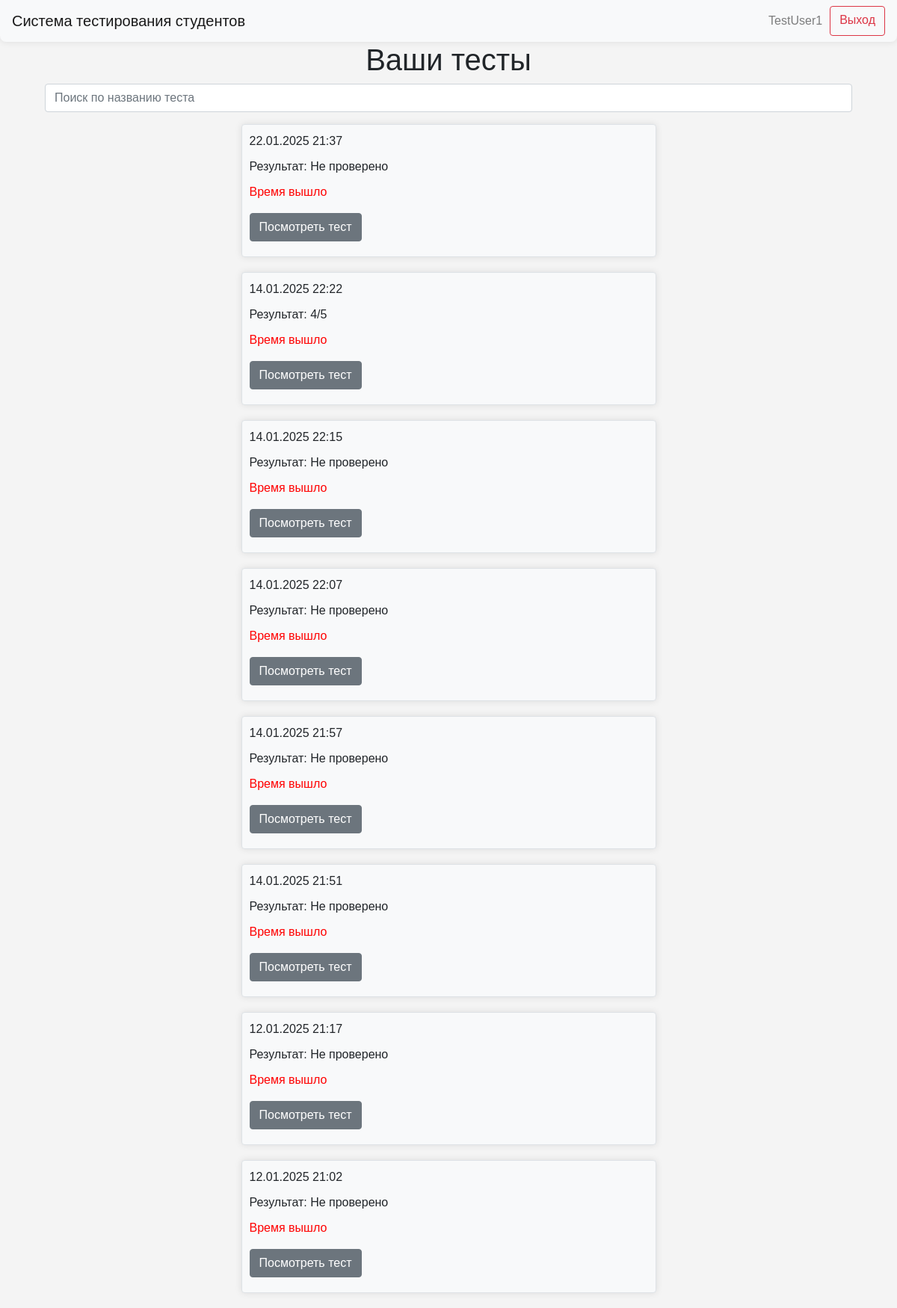
Screenshot of / (signed in) with the database file from the repository.
### data/users.py (models this page shows)
class User(SqlAlchemyBase, UserMixin, SerializerMixin):
    __tablename__ = "users"
    id = sqlalchemy.Column(
        sqlalchemy.Integer,
        primary_key=True,
        autoincrement=True,
    )
    name = sqlalchemy.Column(
        sqlalchemy.String,
        nullable=True,
    )
    group_id = sqlalchemy.Column(
        sqlalchemy.Integer,
        sqlalchemy.ForeignKey(
            "groups.id",
            ondelete="CASCADE",
        ),
        nullable=False,
    )
    date_of_birth = sqlalchemy.Column(
        sqlalchemy.Date,
        nullable=False,
    )
    user_level = sqlalchemy.Column(
        sqlalchemy.String,
        default="student",
    )

### data/blitz_tests.py (models this page shows)
class BlitzTest(SqlAlchemyBase, UserMixin, SerializerMixin):
    __tablename__ = "blitz_tests"
    id = sqlalchemy.Column(sqlalchemy.Integer,
                           primary_key=True, autoincrement=True)
    date = sqlalchemy.Column(sqlalchemy.DateTime, default=datetime.datetime.now)
    question_1 = sqlalchemy.Column(sqlalchemy.Integer, sqlalchemy.ForeignKey("questions.id"))
    question_2 = sqlalchemy.Column(sqlalchemy.Integer, sqlalchemy.ForeignKey("questions.id"))
    question_3 = sqlalchemy.Column(sqlalchemy.Integer, sqlalchemy.ForeignKey("questions.id"))
    question_4 = sqlalchemy.Column(sqlalchemy.Integer, sqlalchemy.ForeignKey("questions.id"))
    question_5 = sqlalchemy.Column(sqlalchemy.Integer, sqlalchemy.ForeignKey("questions.id"))
    answer_1 = sqlalchemy.Column(sqlalchemy.String, nullable=True)
    answer_2 = sqlalchemy.Column(sqlalchemy.String, nullable=True)
    answer_3 = sqlalchemy.Column(sqlalchemy.String, nullable=True)
    answer_4 = sqlalchemy.Column(sqlalchemy.String, nullable=True)
    answer_5 = sqlalchemy.Column(sqlalchemy.String, nullable=True)
    comment_1 = sqlalchemy.Column(sqlalchemy.String, nullable=True)
    comment_2 = sqlalchemy.Column(sqlalchemy.String, nullable=True)
    comment_3 = sqlalchemy.Column(sqlalchemy.String, nullable=True)
    comment_4 = sqlalchemy.Column(sqlalchemy.String, nullable=True)
    comment_5 = sqlalchemy.Column(sqlalchemy.String, nullable=True)
    result_answer_1 = sqlalchemy.Column(sqlalchemy.Boolean, nullable=True)
    result_answer_2 = sqlalchemy.Column(sqlalchemy.Boolean, nullable=True)
    result_answer_3 = sqlalchemy.Column(sqlalchemy.Boolean, nullable=True)
    result_answer_4 = sqlalchemy.Column(sqlalchemy.Boolean, nullable=True)
    result_answer_5 = sqlalchemy.Column(sqlalchemy.Boolean, nullable=True)
    student = sqlalchemy.Column(sqlalchemy.Integer, sqlalchemy.ForeignKey("users.id"))

### server.py (the view)
@app.route("/")
def select_group_for_view_tests():
    if not current_user.is_authenticated:
        return redirect("/authentication")
    if current_user.user_level == "student":
        db_sess = db_session.create_session()
        available_tests = db_sess.query(BlitzTest).filter(BlitzTest.student == current_user.id)
        date_time = datetime.datetime.now()
        results = []
        for test in available_tests:
            test_results = 0
            if test.result_answer_1 == 1:
                test_results += 1
            if test.result_answer_2 == 1:
                test_results += 1
            if test.result_answer_3 == 1:
                test_results += 1
            if test.result_answer_4 == 1:
                test_results += 1
            if test.result_answer_5 == 1:
                test_results += 1
            if None in [
                test.result_answer_1,
                test.result_answer_2,
                test.result_answer_3,
                test.result_answer_4,
                test.result_answer_5,
            ]:
                results.append("Не проверено")
            else:
                results.append(f"{test_results}/5")
        tests_and_results = zip(available_tests, results)
        return render_template("index.html", tests_and_results=tests_and_results, date_time=date_time, title="Главная")
    db_sess = db_session.create_session()
    groups = db_sess.query(Group).all()
    db_sess.close()
    return render_template("select_group_for_view_tests.html", groups=groups)

### data/db_session.py (called while the page is built)
def create_session() -> Session:
    global __factory
    return __factory()

### server.py (called while the page is built)
@login_manager.user_loader
def load_user(user_id):
    db_sess = db_session.create_session()
    return db_sess.query(User).get(user_id)

### templates/index.html (shortened to what this page needs)
{% extends "base.html" %}
{% block content %}
{% if current_user.user_level != 'admin' %}
<div class="container text-center">
    <h1>Ваши тесты</h1>
</div>
<div class="container">
    <input type="text" id="searchInput" class="form-control mb-3" placeholder="Поиск по названию теста">
</div>
{% for test, result in tests_and_results|reverse %}
<div class="col-md-6 border rounded mx-auto custom-div" style="margin-bottom: 20px; padding: 10px;">
    <p class="text-left" style="margin-bottom: 10px;">{{ test.date.strftime("%d.%m.%Y %H:%M") }}</p>
    {% if (date_time - test.date).total_seconds() > 300 %}
    <p class="text-left" style="margin-bottom: 10px;">Результат: {{ result }}</p>
    {% endif %}
    <div>
        {% if (date_time - test.date).total_seconds() > 300 %}
            <p style="color: red;">Время вышло</p>
            <a href="{{ url_for('test_result_view', test_id=test.id) }}">
                <button type="button" style="margin-bottom: 10px;" class="btn btn-secondary">Посмотреть тест</button>
            </a>
        {% else %}
            <a href="{{ url_for('start_test', test_id=test.id) }}">
                <button type="button" style="margin-bottom: 10px;" class="btn btn-primary">Решать тест</button>
            </a>
        {% endif %}
    </div>
</div>
{% endfor %}
{% endif %}
{% endblock %}

### templates/base.html (shortened to what this page needs)
<!doctype html>
<html lang="en">
<head>
    <link rel="stylesheet"
          href="https://stackpath.bootstrapcdn.com/bootstrap/4.4.1/css/bootstrap.min.css"
>
    <link rel="stylesheet" type="text/css" href="../static/css/style.css">
</head>
<body>
<header>
    <nav class="navbar navbar-light bg-light custom-navbar">
        <a class="navbar-brand" href="/">Система тестирования студентов</a>
        {% if current_user.is_authenticated %}
        <div class="d-flex flex-row-reverse">
            <a class="btn btn-outline-danger spaced-element" style="margin-left: 10px; text-align: center;"
               href="/logout">Выход</a>
            {% if current_user.user_level == 'admin' %}
            <a class="navbar-text" style="margin-left: 10px; text-align: center;">{{ current_user.name }}</a>
            <a class="navbar-text" style="margin-left: 10px; text-align: center;" href="/select_group_for_test">Выдать тест</a>
            <a class="navbar-text" style="margin-left: 10px; text-align: center;" href="/topics">Темы</a>
            <a class="navbar-text" style="margin-left: 10px; text-align: center;" href="/groups">Студенты</a>
            {% else %}
            <a class="navbar-text" style="margin-left: 10px; text-align: center;" href="{{ url_for('personal_cabinet', user_id=current_user.id) }}">{{ current_user.name }}</a>
            {% endif %}
        </div>
        {% endif %}
    </nav>
</header>
<main role="main" class="container">
    {% block content %}
    {% endblock %}
</main>
</body>
</html>

### static/css/style.css (style rules this page uses)
body { font-family: Arial, sans-serif; margin: 0; padding: 0; background-color: #f4f4f4; }
.custom-div { width: 80%; margin: 0 auto; padding: 20px; background-color: #f8f9fa; border-radius: 0 0 8px 8px; box-shadow: 0 0 10px rgba(0,0,0,0.1); }
.custom-navbar { margin: 0 auto; background-color: #f8f9fa; border-radius: 0 0 8px 8px; box-shadow: 0 0 10px rgba(0,0,0,0.1); }

### rows the page displays
User: name "TestUser1"
BlitzTest: date "22.01.2025 21:37", result "Не проверено"
BlitzTest: date "14.01.2025 22:22", result "4/5"
BlitzTest: date "14.01.2025 22:15", result "Не проверено"
BlitzTest: date "14.01.2025 22:07", result "Не проверено"
BlitzTest: date "14.01.2025 21:57", result "Не проверено"
BlitzTest: date "14.01.2025 21:51", result "Не проверено"
BlitzTest: date "12.01.2025 21:17", result "Не проверено"
BlitzTest: date "12.01.2025 21:02", result "Не проверено"
